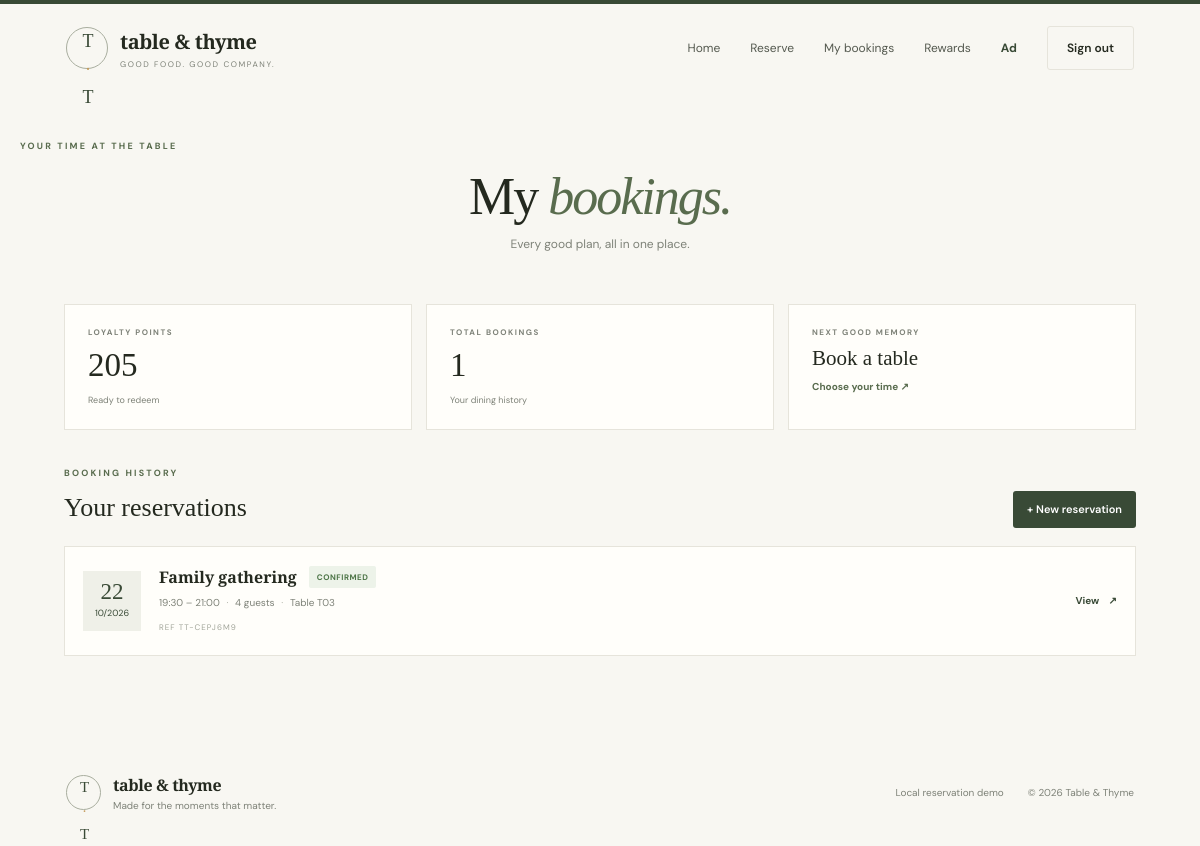
Page /my-reservations (signed in) on the committed database.
### tables this page shows
CREATE TABLE users (
    id INTEGER PRIMARY KEY AUTOINCREMENT,
    name TEXT NOT NULL,
    email TEXT NOT NULL UNIQUE COLLATE NOCASE,
    phone TEXT NOT NULL,
    password_hash TEXT NOT NULL,
    role TEXT NOT NULL DEFAULT 'customer' CHECK(role IN ('customer','admin')),
    created_at TEXT NOT NULL DEFAULT CURRENT_TIMESTAMP
);

CREATE TABLE loyalty_accounts (
    id INTEGER PRIMARY KEY AUTOINCREMENT,
    user_id INTEGER NOT NULL UNIQUE,
    points INTEGER NOT NULL DEFAULT 0 CHECK(points >= 0),
    lifetime_points INTEGER NOT NULL DEFAULT 0 CHECK(lifetime_points >= 0),
    FOREIGN KEY(user_id) REFERENCES users(id) ON DELETE CASCADE
);

CREATE TABLE reservations (
    id INTEGER PRIMARY KEY AUTOINCREMENT,
    reference TEXT NOT NULL UNIQUE,
    user_id INTEGER NOT NULL,
    table_id INTEGER NOT NULL,
    reservation_date TEXT NOT NULL,
    start_time TEXT NOT NULL,
    end_time TEXT NOT NULL,
    guests INTEGER NOT NULL CHECK(guests > 0),
    occasion TEXT,
    notes TEXT,
    status TEXT NOT NULL DEFAULT 'CONFIRMED'
      CHECK(status IN ('PENDING','CONFIRMED','CANCELLED','COMPLETED','NO_SHOW')),
    created_at TEXT NOT NULL DEFAULT CURRENT_TIMESTAMP,
    FOREIGN KEY(user_id) REFERENCES users(id),
    FOREIGN KEY(table_id) REFERENCES restaurant_tables(id)
);

CREATE TABLE restaurant_tables (
    id INTEGER PRIMARY KEY AUTOINCREMENT,
    table_number TEXT NOT NULL UNIQUE,
    capacity INTEGER NOT NULL CHECK(capacity > 0),
    area TEXT NOT NULL DEFAULT 'Main Dining',
    is_active INTEGER NOT NULL DEFAULT 1 CHECK(is_active IN (0,1))
);

### app.py (the view)
@app.route("/my-reservations")
@login_required
def my_reservations():
    conn = get_db()
    reservations = conn.execute("""
        SELECT r.*, t.table_number, t.area
        FROM reservations r JOIN restaurant_tables t ON t.id=r.table_id
        WHERE r.user_id=? ORDER BY r.reservation_date DESC, r.start_time DESC
    """, (session["user_id"],)).fetchall()
    loyalty = conn.execute("SELECT * FROM loyalty_accounts WHERE user_id=?", (session["user_id"],)).fetchone()
    conn.close()
    return render_template("my_reservations.html", reservations=reservations, loyalty=loyalty)

### app.py (called while the page is built)
def current_user():
    if not session.get("user_id"):
        return None
    conn = get_db()
    user = conn.execute("SELECT id,name,email,phone,role FROM users WHERE id=?", (session["user_id"],)).fetchone()
    conn.close()
    return user

@app.context_processor
def inject_globals():
    return {"current_user": current_user(), "today": date.today().isoformat()}

def login_required(fn):
    @wraps(fn)
    def wrapper(*args, **kwargs):
        if not session.get("user_id"):
            flash("Please sign in to continue.", "warning")
            return redirect(url_for("login", next=request.path))
        return fn(*args, **kwargs)
    return wrapper

### database.py (called while the page is built)
def get_db():
    conn = sqlite3.connect(DB_PATH, timeout=10)
    conn.row_factory = sqlite3.Row
    conn.execute("PRAGMA foreign_keys = ON")
    conn.execute("PRAGMA busy_timeout = 10000")
    return conn

### templates/my_reservations.html (shortened to what this page needs)
{% extends "base.html" %}
{% block content %}
<section class="page-hero compact"><div class="eyebrow">YOUR TIME AT THE TABLE</div><h1>My <em>bookings.</em></h1><p>Every good plan, all in one place.</p></section>
<section class="content-width">
  <div class="stats-row customer-stats">
    <div class="stat-card"><span class="stat-label">LOYALTY POINTS</span><strong>{{ loyalty.points if loyalty else 0 }}</strong><span class="stat-foot">Ready to redeem</span></div>
    <div class="stat-card"><span class="stat-label">TOTAL BOOKINGS</span><strong>{{ reservations|length }}</strong><span class="stat-foot">Your dining history</span></div>
    <div class="stat-card stat-action"><span class="stat-label">NEXT GOOD MEMORY</span><strong>Book a table</strong><a href="{{ url_for('book') }}">Choose your time ↗</a></div>
  </div>
  <div class="content-head"><div><div class="eyebrow">BOOKING HISTORY</div><h2>Your reservations</h2></div><a class="btn primary small" href="{{ url_for('book') }}">+ New reservation</a></div>
  {% if reservations %}
  <div class="reservation-list">
    {% for r in reservations %}
    <article class="reservation-card">
      <div class="reservation-date"><strong>{{ r.reservation_date[8:10] }}</strong><span>{{ r.reservation_date[5:7] }}/{{ r.reservation_date[0:4] }}</span></div>
      <div class="reservation-main"><div class="reservation-title-row"><h3>{{ r.occasion or 'Dining reservation' }}</h3><span class="status {{ r.status|lower }}">{{ r.status }}</span></div><p>{{ r.start_time }} – {{ r.end_time }} <span>·</span> {{ r.guests }} {{ 'guest' if r.guests == 1 else 'guests' }} <span>·</span> Table {{ r.table_number }}</p><small>REF {{ r.reference }}</small></div>
      <a class="arrow-link" href="{{ url_for('reservation_detail', reference=r.reference) }}">View <span>↗</span></a>
    </article>
    {% endfor %}
  </div>
  {% else %}
  <div class="empty-state"><div class="empty-icon">◷</div><h3>Your next visit starts here.</h3><p>You don't have any reservations yet.</p><a class="btn primary" href="{{ url_for('book') }}">Reserve a table ↗</a></div>
  {% endif %}
</section>
{% endblock %}

### templates/base.html (shortened to what this page needs)
<!doctype html>
<html lang="en">
<head>
  <link rel="stylesheet" href="{{ url_for('static', filename='css/style.css') }}">
</head>
<body>
  <header class="nav-wrap">
    <a class="brand" href="{{ url_for('index') }}">
      <span class="brand-mark">T<span>·</span>T</span>
      <span class="brand-copy"><strong>table & thyme</strong><small>GOOD FOOD. GOOD COMPANY.</small></span>
    </a>
    <nav class="nav-links">
      <a href="{{ url_for('index') }}">Home</a>
      {% if current_user %}
        <a href="{{ url_for('book') }}">Reserve</a>
        <a href="{{ url_for('my_reservations') }}">My bookings</a>
        <a href="{{ url_for('loyalty') }}">Rewards</a>
        <span class="nav-user">{{ current_user.name.split()[0] }}</span>
        <a class="nav-cta outline" href="{{ url_for('logout') }}">Sign out</a>
      {% else %}
        <a href="{{ url_for('login') }}">Sign in</a>
        <a class="nav-cta" href="{{ url_for('register') }}">Join us</a>
      {% endif %}
    </nav>
  </header>
  <main>
    {% block content %}{% endblock %}
  </main>
  <footer class="footer">
    <div class="footer-brand"><span class="brand-mark">T<span>·</span>T</span><span><strong>table & thyme</strong><small>Made for the moments that matter.</small></span></div>
    <div class="footer-right"><span>Local reservation demo</span><span>© 2026 Table & Thyme</span></div>
  </footer>
</body>
</html>

### rows in the picture
users: name "Ad"
loyalty_accounts: points "205"
reservations: reservation_date "22", reservation_date "10", reservation_date "2026", occasion "Family gathering", status "CONFIRMED", start_time "19:30", end_time "21:00", guests "4", guests "guests", table_number "T03", reference "TT-CEPJ6M9"

### other values in the picture
{{ reservations|length }} "1"
